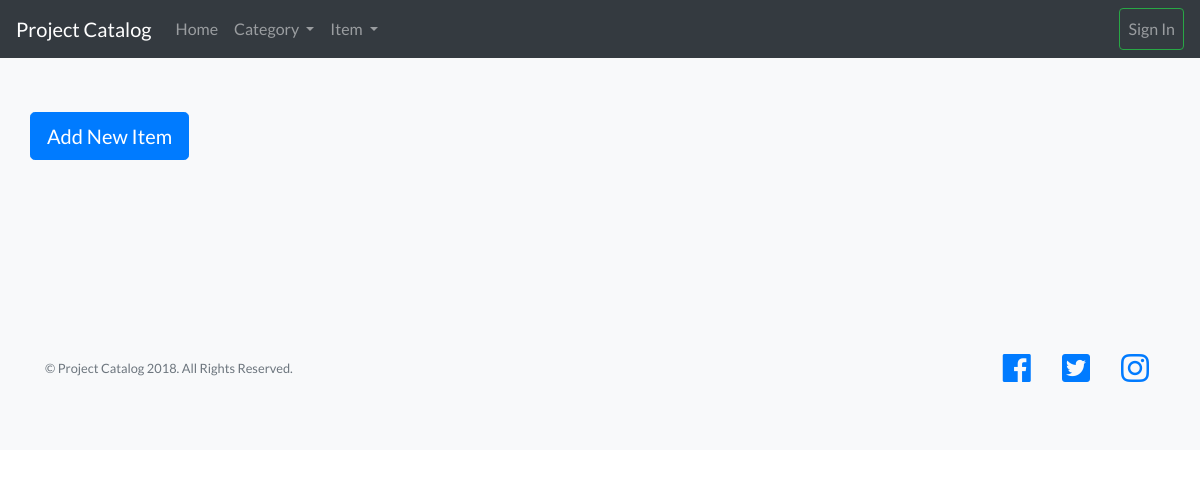
/catalog/Soccer/items, run on an earlier commit of the app's database.
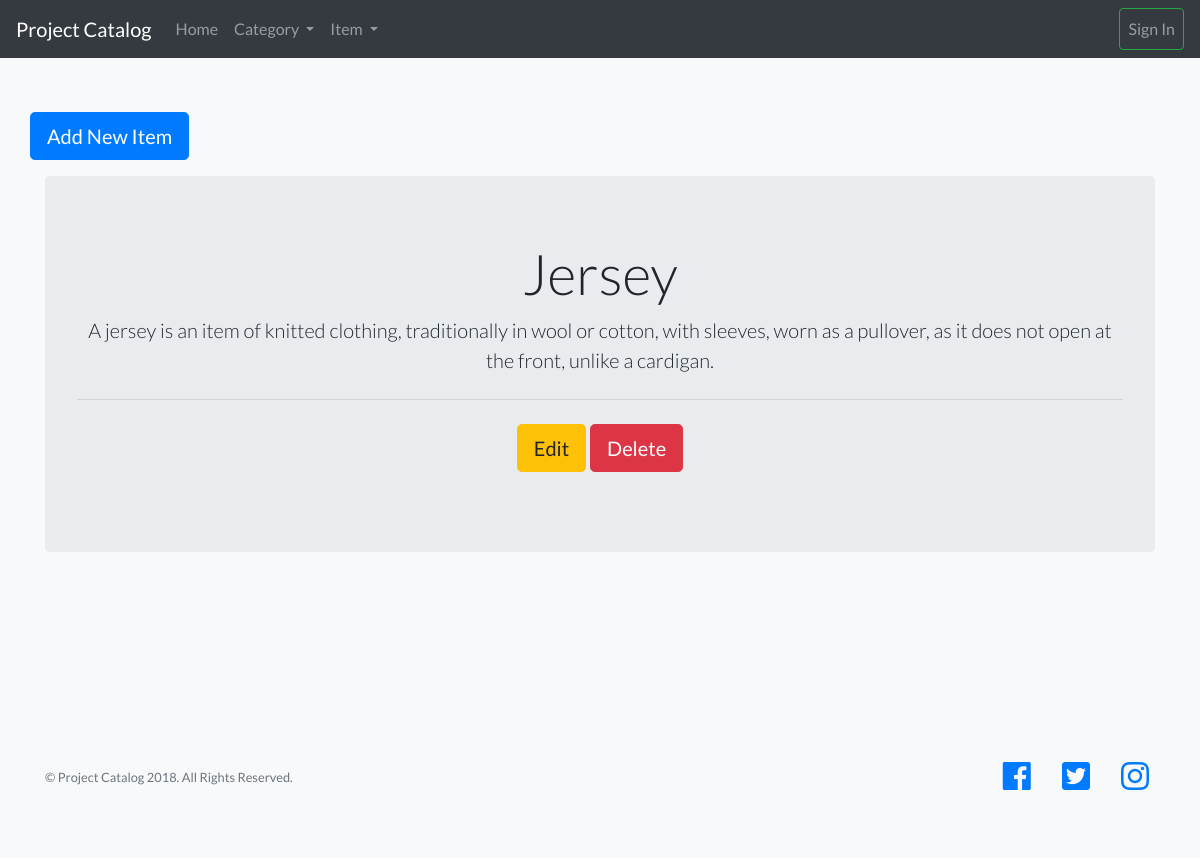
And on a later commit of the database.
### app/models.py (models this page shows, shortened)
class Item(db.Model):
    __tablename__= 'item'
    id = Column(Integer, primary_key=True)
    title = Column(String(140), nullable=True)
    description = Column(String(256))
    category_id = Column(Integer, ForeignKey('category.id'))
    category = relationship(Category)

### app/routes.py (the view)
@app.route('/catalog/<string:category_name>/items', methods=['GET'])
def item(category_name):
    categories = Category.query.all()
    category = Category.query.filter_by(name=category_name).one()
    items = Item.query.filter_by(id=category.id).all()
    return render_template('item/itemList.html', items= items, categories=categories)

### app/models.py (called while the page is built)
    def __repr__(self):
        return '<Category {}>'.format(self.name)

### app/templates/item/itemList.html (shortened to what this page needs)
{% extends "base/base.html" %}
{% block item_list %}
<section class="features-icons bg-light text-center">
    <div class="container">
      <div class="row">
          <p class="lead">
              <a class="btn btn-primary btn-lg" href="{{url_for('addItem', category_name=category_name)}}" role="button">Add New Item</a>
            </p>
          {% for item in items %}
                <div class="col-lg-12 ">
                  <div class="jumbotron">
                    <h1 class="display-4">{{item.title}}</h1>
                    <p class="lead">{{item.description}}</p>
                    <hr class="my-4">
                    <p class="lead">
                      <a class="btn btn-warning btn-lg" href="#" role="button">Edit</a>
                      <a class="btn btn-danger btn-lg" href="#" role="button">Delete</a>
                    </p>
                  </div>
                </div>
          {% endfor %}
          </div>
      </div>
  </section>
{% endblock %}

### app/templates/base/base.html (shortened to what this page needs)
<!DOCTYPE html>
<html lang="en">
 <head>
   <link href="{{ url_for('static', filename='vendor/bootstrap/css/bootstrap.min.css') }}" rel="stylesheet">
   <link href="{{ url_for('static', filename='vendor/fontawesome-free/css/all.min.css') }}" rel="stylesheet">
   <link href="{{ url_for('static', filename='vendor/simple-line-icons/css/simple-line-icons.css') }}" rel="stylesheet" type="text/css">
   <link href="{{ url_for('static', filename='css/landing-page.min.css') }}" rel="stylesheet">
 </head>
 <body>
   <nav class="navbar navbar-expand-lg navbar-dark bg-dark fixed-top">
  <a class="navbar-brand" href="#">Project Catalog</a>
  <div class="collapse navbar-collapse" id="navbarSupportedContent">
    <ul class="navbar-nav mr-auto">
      <li class="nav-item">
        <a class="nav-link" href="{{url_for('index')}}">Home <span class="sr-only">(current)</span></a>
      </li>
      <li class="nav-item dropdown">
          <a class="nav-link dropdown-toggle" href="#" id="navbarDropdown" role="button" data-toggle="dropdown" aria-haspopup="true" aria-expanded="false">
              Category
          </a>
      </li>
      <li class="nav-item dropdown">
          <a class="nav-link dropdown-toggle" href="#" id="navbarDropdown" role="button" data-toggle="dropdown" aria-haspopup="true" aria-expanded="false">
              Item
          </a>
      </li>
    </ul>
    <ul class="form-inline my-2 my-lg-0 navbar-nav ">
      <li class="nav-item">
        {% if current_user.is_anonymous %}
          <a class="nav-link btn btn-outline-success my-2 my-sm-0"  href="{{url_for('login')}}">Sign In</a>
        {% else %}
          <a class="nav-link btn btn-outline-danger my-2 my-sm-0"  href="{{url_for('logout')}}">Sign Out</a>
        {% endif %}
        </li>
    </ul>
  </div>
</nav>
{% block item_list %}
{% endblock %}
       <footer class="footer bg-light">
        <div class="container">
          <div class="row">
            <div class="col-lg-6 h-100 text-center text-lg-left my-auto">
              <p class="text-muted small mb-4 mb-lg-0">&copy; Project Catalog 2018. All Rights Reserved.</p>
            </div>
            <div class="col-lg-6 h-100 text-center text-lg-right my-auto">
              <ul class="list-inline mb-0">
                <li class="list-inline-item mr-3">
                  <a href="#">
                    <i class="fab fa-facebook fa-2x fa-fw"></i>
                  </a>
                </li>
                <li class="list-inline-item mr-3">
                  <a href="#">
                    <i class="fab fa-twitter-square fa-2x fa-fw"></i>
                  </a>
                </li>
                <li class="list-inline-item">
                  <a href="#">
                    <i class="fab fa-instagram fa-2x fa-fw"></i>
                  </a>
                </li>
              </ul>
            </div>
          </div>
        </div>
      </footer>
     </body>
   </html>

What changed in the data, as far as the page shows it:
added Item: title "Jersey", description "A jersey is an item of knitted clothing, traditionally in wool or cotton, with sleeves, worn as a pullover, as it does not open at the front, unlike a cardigan."
